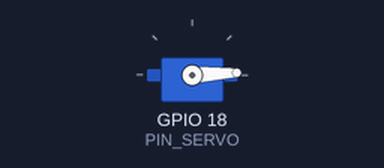
The sketch below on a simulated ESP32. Parts: servo.

Above: at 0.05 s.
At 1.3 s:
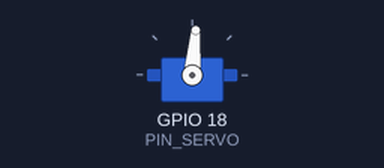
At 2.6 s:
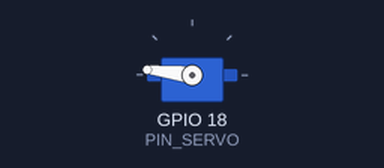
At 5.2 s:
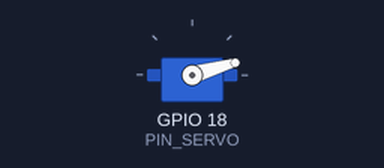
Timing chart, 0 to 7.1 s (numbered marks = the images above):
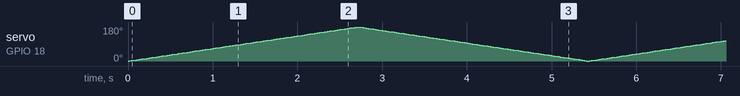

The sketch:

Servomotor.ino
```cpp
#include <ESP32Servo.h>

Servo miServo;
const int PIN_SERVO = 18;

void setup() {
  miServo.setPeriodHertz(50);              // los servos usan 50 Hz
  miServo.attach(PIN_SERVO, 500, 2400);    // pin, pulso mínimo y máximo (µs)
}

void loop() {
  // Barrido de 0° a 180°
  for (int angulo = 0; angulo <= 180; angulo++) {
    miServo.write(angulo);
    delay(15);
  }
  // Barrido de 180° a 0°
  for (int angulo = 180; angulo >= 0; angulo--) {
    miServo.write(angulo);
    delay(15);
  }
}
```
